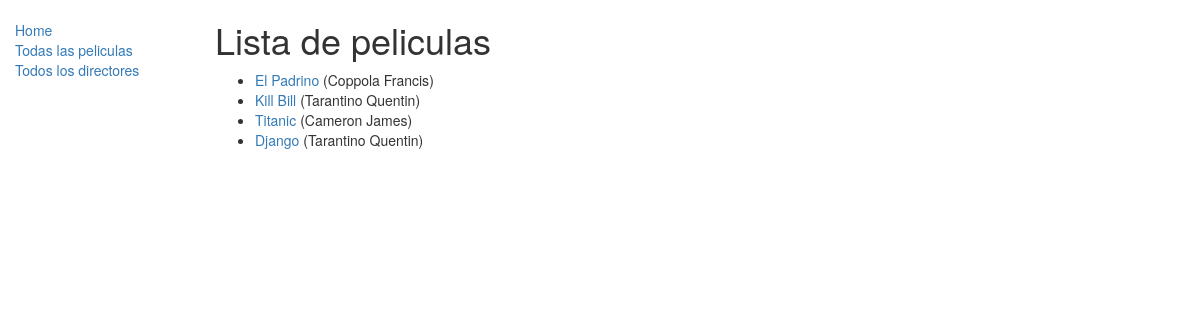
Page /catalog/films/ on the committed database.
### catalog/models.py (models this page shows, shortened)
class Film(models.Model):
    title = models.CharField(max_length=200)
    director = models.ForeignKey('Director', on_delete=models.SET_NULL, null=True)
    sinopsis = models.TextField(max_length=1000, help_text='Datos de la pelicula')
    genre = models.ManyToManyField(Genre, help_text='Genero de la pelicula')
    cast = models.ManyToManyField(Cast, help_text='Actor/Actriz principales')
    language = models.ManyToManyField(Language, help_text='Idiomas')
    def get_absolute_url(self):
        return reverse('film-detail', args=[str(self.id)])
    def display_genre(self):
        return ', '.join([genre.name for genre in self.genre.all()[:3]])
    display_genre.short_description = 'Genre'
    def display_cast(sefl):
        return ','.join([cast.name for cast in sefl.cast.all()[:3]])
    display_cast.short_description = 'Cast'

class Director(models.Model):
    first_name = models.CharField(max_length=100)
    last_name = models.CharField(max_length=100)
    date_of_birth = models.DateField(null=True, blank=True)
    date_of_death = models.DateField('Died', null=True, blank=True)
    def __str__(self):
        return f'{self.last_name} {self.first_name}'
    class Meta:
        ordering = ['last_name']

### catalog/views.py (the view)
class FilmListView(generic.ListView):
    model = Film
    context_object_name = 'film_list'

### catalog/templates/catalog/film_list.html
{% extends "base_generic.html" %}
{% block content %}
    <h1>Lista de peliculas</h1>
    {% if film_list %}
    <ul>
        {% for film in film_list %}
        <li>
            <a href="{{ film.get_absolute_url }}">{{ film.title }}</a> ({{film.director}})
        </li>
        {% endfor %}
    </ul>
    {% else %}
        <p>No hay peliculas que mostrar</p>
    {% endif %}
{% endblock %}

### catalog/templates/base_generic.html (shortened to what this page needs)
<!DOCTYPE html>
<html lang="en">
    <head>
        <link rel="stylesheet"
        href="https://maxcdn.bootstrapcdn.com/bootstrap/3.3.7/css/bootstrap.min.css">
        {% load static %}
        <link rel="stylesheet" href="{% static 'css/styles.css' %}">
    </head>
    <body>
        <div class="container-fluid">
            <div class="row">
                <div class="col-sm-2">
                    {% block sidebar %}
                    <ul class="sidebar-nav">
                        <li><a href="{% url 'index' %}">Home</a></li>
                        <li><a href="{% url 'films' %}">Todas las peliculas</a></li>
                        <li><a href="{% url 'director' %}">Todos los directores</a></li>
                    </ul>
                    {% endblock %}
                </div>
                <div class="col-sm-10">
                    {% block content %}{% endblock %}
                </div>
            </div>
        </div>
    </body>
</html>

### catalog/static/css/styles.css (style rules this page uses)
.sidebar-nav { margin-top: 20px; padding: 0; list-style: none; }

### rows in the picture
Film: title "El Padrino", director "Coppola Francis"
Film: title "Kill Bill", director "Tarantino Quentin"
Film: title "Titanic", director "Cameron James"
Film: title "Django", director "Tarantino Quentin"
